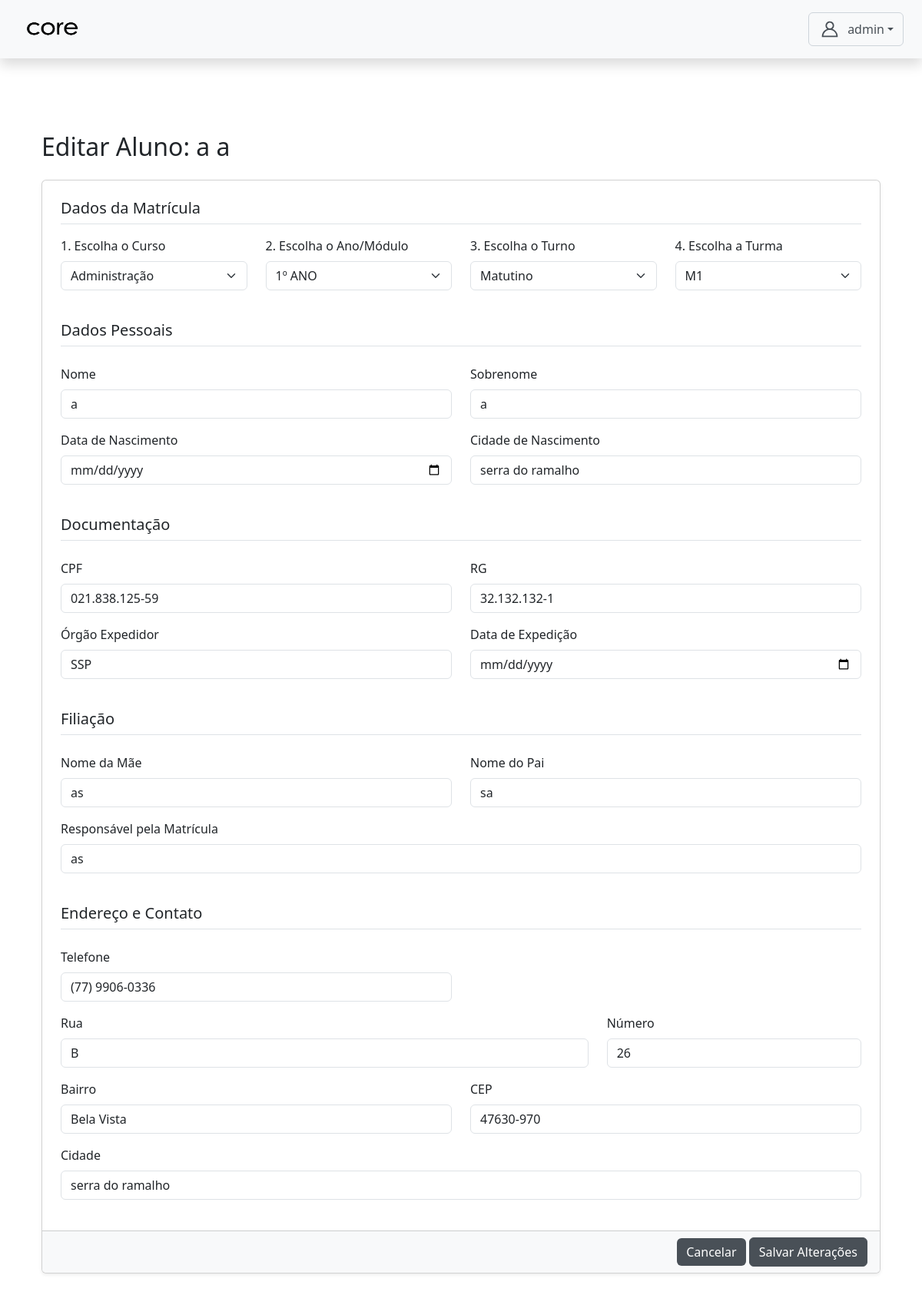
Page /autenticacao/admin/aluno_crud/alunos/7/editar/ (signed in) on the earlier database version.
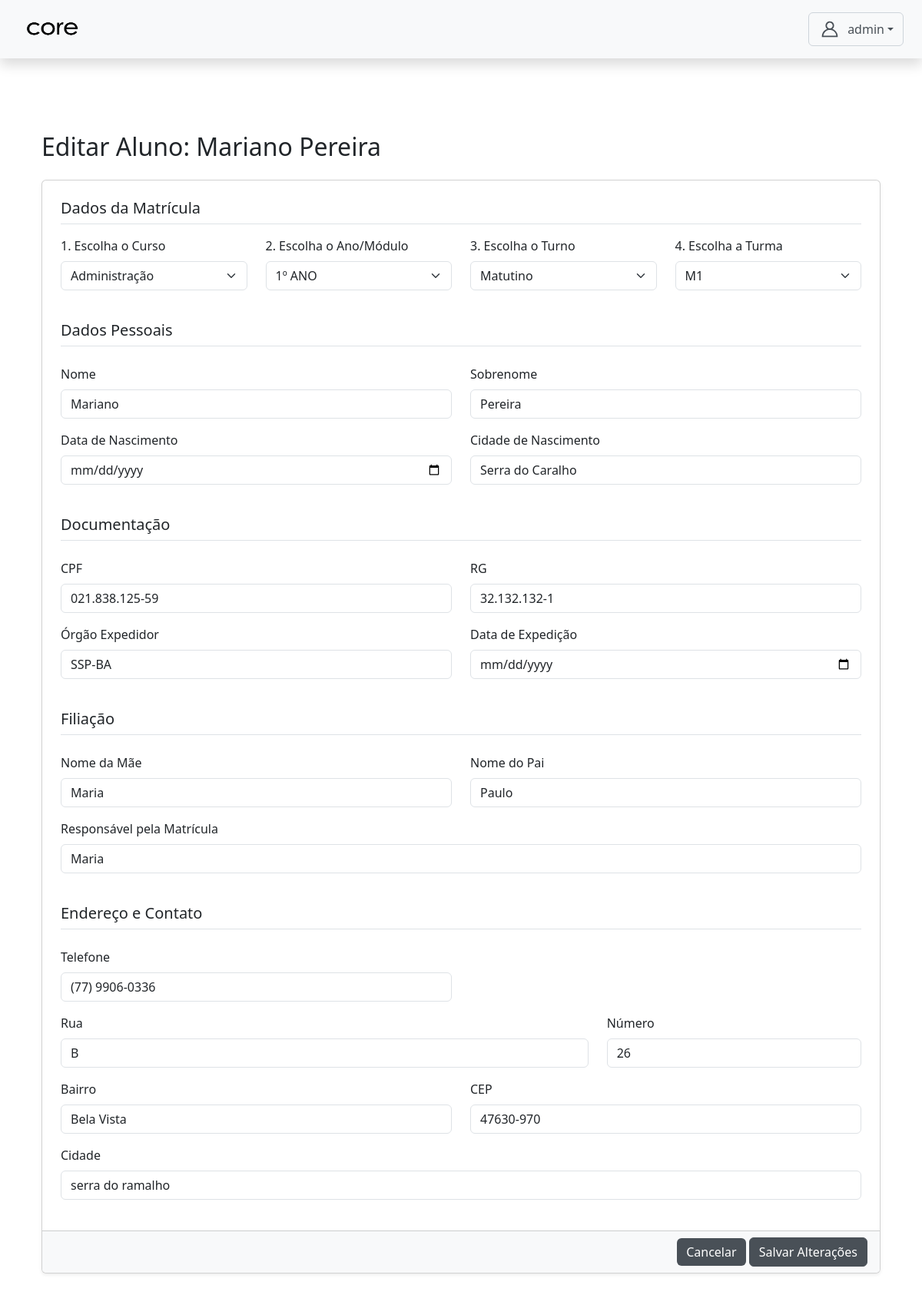
Same page on the later database version.
### core/models.py (models this page shows, shortened)
class CustomUser(AbstractUser):
    TIPO_CHOICES = (
        ('admin', 'Admin'),
        ('professor', 'Professor'),
        ('aluno', 'Aluno'),
        ('servidor', 'Servidor'),
        ('direcao', 'Direção'), # <-- 'direcao' está correto
    )
    EIXO_CHOICES = (
        ('SAUDE', 'Eixo da Saúde'),
        ('GESTAO', 'Eixo de Gestão'),
    )
    tipo = models.CharField(max_length=10, choices=TIPO_CHOICES, default='admin')
    eixo = models.CharField(
        max_length=10,
        choices=EIXO_CHOICES,
        null=True,
        blank=True,
        help_text="Eixo ao qual o servidor pertence."
    )
    data_nascimento = models.DateField(null=True, blank=True)
    cpf = models.CharField(max_length=14, unique=True, null=True, blank=True)
    rg = models.CharField(max_length=12, unique=True, null=True, blank=True)
    orgao = models.CharField(max_length=10, null=True, blank=True)
    data_expedicao = models.DateField(null=True, blank=True)
    cidade_nascimento = models.CharField(max_length=100, null=True, blank=True)
    numero_matricula = models.CharField(max_length=20, unique=True, blank=True, null=True)
    nome_pai = models.CharField(max_length=150, blank=True, null=True)
    nome_mae = models.CharField(max_length=150, blank=True, null=True)
    responsavel_matricula = models.CharField(max_length=150, blank=True, null=True)
    endereco_rua = models.CharField(max_length=150, blank=True, null=True)
    endereco_numero = models.CharField(max_length=10, blank=True, null=True)
    endereco_bairro = models.CharField(max_length=100, blank=True, null=True)
    endereco_cidade = models.CharField(max_length=100, blank=True, null=True)
    endereco_cep = models.CharField(max_length=9, blank=True, null=True)
    telefone = models.CharField(max_length=15, blank=True, null=True)
    senha_temporaria = models.BooleanField(default=False)

### autenticacao/views.py (the view)
# urls.py: path('admin/aluno_crud/alunos/<int:aluno_id>/editar/', views.editar_aluno, name='editar_aluno'),
@login_required
@role_required('admin')
def editar_aluno(request, aluno_id):
    aluno = get_object_or_404(CustomUser, id=aluno_id, tipo='aluno')
    if request.method == 'POST':
        curso_id = request.POST.get('curso')
        ano_modulo = request.POST.get('ano_modulo')
        turno = request.POST.get('turno')
        print("="*40)
        print("🧾 DADOS RECEBIDOS NO POST (Editar Aluno):")
        print(f"Curso ID: {curso_id}")
        print(f"Ano/Módulo: {ano_modulo}")
        print(f"Turno: {turno}")
        print(f"Turma ID: {request.POST.get('turma')}")
        print("="*40)
        form = AlunoCreateForm(request.POST, instance=aluno)
        turmas_queryset = Turma.objects.all()
        if curso_id:
            turmas_queryset = turmas_queryset.filter(curso_id=curso_id)
        if ano_modulo:
            turmas_queryset = turmas_queryset.filter(ano_modulo=ano_modulo)
        if turno:
            turmas_queryset = turmas_queryset.filter(turno=turno)
        form.fields['turma'].queryset = turmas_queryset
        form.fields['turno'].choices = [
            (valor, label) for valor, label in Turma.TURNO_CHOICES
            if valor in turmas_queryset.values_list('turno', flat=True)
        ]
        if form.is_valid():
            form.save()
            messages.success(request, "Aluno atualizado com sucesso.")
            return redirect('gerenciar_alunos')
        else:
            print("\n⚠️ ERROS DE VALIDAÇÃO:")
            print(form.errors.as_json())
            print("-" * 40)
            messages.error(request, "Erro ao salvar. Verifique os campos.")
    else:
        form = AlunoCreateForm(instance=aluno)
        if hasattr(aluno, 'alunoturma_set') and aluno.alunoturma_set.exists():
            turma_atual = aluno.alunoturma_set.first().turma
            turmas_queryset = Turma.objects.filter(
                curso=turma_atual.curso,
                ano_modulo=turma_atual.ano_modulo,
                turno=turma_atual.turno
            )
            form.fields['turma'].queryset = turmas_queryset
            form.fields['turno'].choices = [
                (turma_atual.turno, turma_atual.get_turno_display())
            ]
    context = {
        'form': form,
        'aluno': aluno
    }
    return render(request, 'admin/aluno_crud/editar_aluno.html', context)

### core/models.py (called while the page is built)
    def __str__(self):
        return self.nome

    @property
    def nome_curto(self):
        return self.turma or self.ano_modulo

### templates/admin/aluno_crud/editar_aluno.html (shortened to what the changed rows need)
{% extends 'base4.html' %}
{% load static %}
{% load widget_tweaks %}
{% block content %}
<div class="container mt-5">
    <h2 class="mb-4">Editar Aluno: {{ aluno.first_name }} {{ aluno.last_name }}</h2>
    <form method="post">
        <div class="card shadow-sm">
            <div class="card-body p-4">
                <div class="row">
                    <div class="col-md-6 mb-3">
                        <label class="form-label">Nome</label>
                        {{ form.first_name|add_class:"form-control" }}
                    </div>
                    <div class="col-md-6 mb-3">
                        <label class="form-label">Sobrenome</label>
                        {{ form.last_name|add_class:"form-control" }}
                    </div>
                    <div class="col-md-6 mb-3">
                        <label class="form-label">Data de Nascimento</label>
                        {{ form.data_nascimento|add_class:"form-control"|attr:"type:date" }}
                    </div>
                    <div class="col-md-6 mb-3">
                        <label class="form-label">Cidade de Nascimento</label>
                        {{ form.cidade_nascimento|add_class:"form-control" }}
                    </div>
                </div>
                <div class="row">
                    <div class="col-md-6 mb-3">
                        <label class="form-label">CPF</label>
                        {{ form.cpf|add_class:"form-control"|attr:"data-mask:000.000.000-00" }}
                    </div>
                    <div class="col-md-6 mb-3">
                        <label class="form-label">RG</label>
                        {{ form.rg|add_class:"form-control" }}
                    </div>
                    <div class="col-md-6 mb-3">
                        <label class="form-label">Órgão Expedidor</label>
                        {{ form.orgao|add_class:"form-control" }}
                    </div>
                    <div class="col-md-6 mb-3">
                        <label class="form-label">Data de Expedição</label>
                        {{ form.data_expedicao|add_class:"form-control"|attr:"type:date" }}
                    </div>
                </div>
                <div class="row">
                    <div class="col-md-6 mb-3">
                        <label class="form-label">Nome da Mãe</label>
                        {{ form.nome_mae|add_class:"form-control" }}
                    </div>
                    <div class="col-md-6 mb-3">
                        <label class="form-label">Nome do Pai</label>
                        {{ form.nome_pai|add_class:"form-control" }}
                    </div>
                    <div class="col-md-12 mb-3">
                        <label class="form-label">Responsável pela Matrícula</label>
                        {{ form.responsavel_matricula|add_class:"form-control" }}
                    </div>
                </div>
                <div class="row">
                    <div class="col-md-6 mb-3">
                        <label class="form-label">Telefone</label>
                        {{ form.telefone|add_class:"form-control"|attr:"data-mask:(00) 9999[9]-9999" }}
                    </div>
                    <div class="col-md-8 mb-3">
                        <label class="form-label">Rua</label>
                        {{ form.endereco_rua|add_class:"form-control" }}
                    </div>
                    <div class="col-md-4 mb-3">
                        <label class="form-label">Número</label>
                        {{ form.endereco_numero|add_class:"form-control" }}
                    </div>
                    <div class="col-md-6 mb-3">
                        <label class="form-label">Bairro</label>
                        {{ form.endereco_bairro|add_class:"form-control" }}
                    </div>
                    <div class="col-md-6 mb-3">
                        <label class="form-label">CEP</label>
                        {{ form.endereco_cep|add_class:"form-control"|attr:"data-mask:99999-999" }}
                    </div>
                    <div class="col-md-12 mb-3">
                        <label class="form-label">Cidade</label>
                        {{ form.endereco_cidade|add_class:"form-control" }}
                    </div>
                </div>
            </div>
        </div>
    </form>
</div>
{% endblock content %}

Differences in the rows shown:
changed CustomUser "Bela Vista": first_name "a" → "Mariano"; last_name "a" → "Pereira"; cidade_nascimento "serra do ramalho" → "Serra do Caralho"; orgao "SSP" → "SSP-BA"; nome_mae "as" → "Maria"; nome_pai "sa" → "Paulo"; responsavel_matricula "as" → "Maria"
